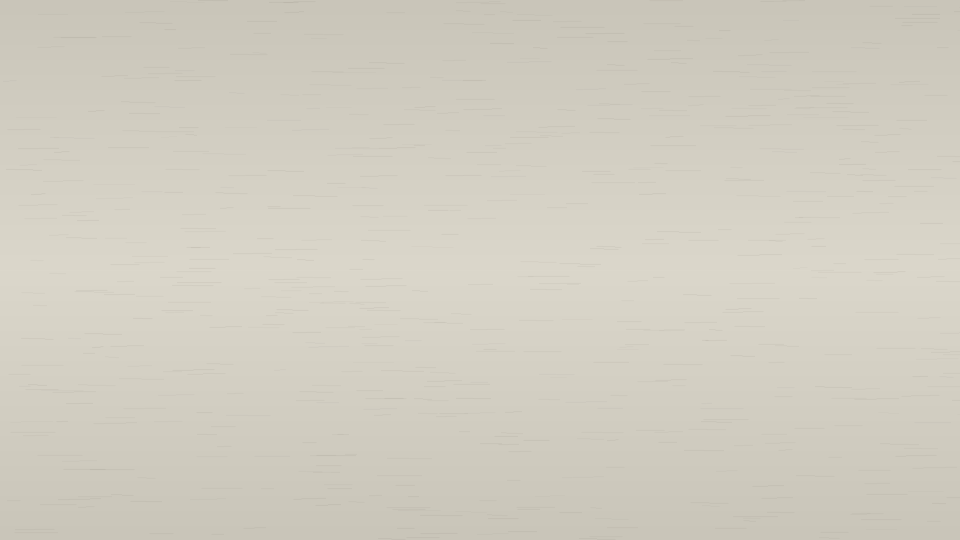
#> input picture tools/youtuber_style/assets/11_newspaper_paper_plate.png, 1920 x 1080 px, found by its file name (shown at 1/2 size)
$ python make_torn_paper_card.py
#> lines starting #> are read from the running program, lines starting #| are printed output that depends on the picture; after the words box and inside, x2 and y2 are one past the last pixel; in counts of white or black regions, pixels touching at a corner belong together
#!/usr/bin/env python3
"""Bake the torn paper clipping card from the paper texture plate.

The torn alpha edge is baked into real pixels (seeded, deterministic), so the
C++ pack consumes a plain image layer: no RoughenEdges effect crosses the
render-plan emitter, which cannot write it.
"""
from __future__ import annotations

import random
from pathlib import Path

from PIL import Image, ImageDraw

HERE = Path(__file__).resolve().parent
TEMPLATE = HERE.parents[1]
PLATE = (TEMPLATE / "catalog/minimal_documentary_backgrounds/assets"
         / "11_newspaper_paper_plate.png")
OUT = TEMPLATE / "assets/archival_timeline_reveal_v1/paper_card.png"
W, H, SEED = 790, 444, 1971


def main() -> None:
    plate = Image.open(PLATE).convert("RGB")
    crop = plate.crop(((1920 - W) // 2, (1080 - H) // 2 - 80,
                       (1920 + W) // 2, (1080 + H) // 2 - 80))
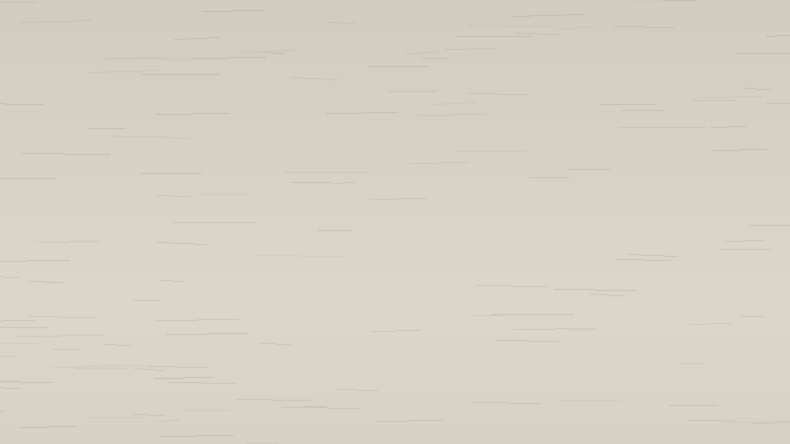
#> crop: PIL image 790x444 RGB; mean R, G, B 214.1, 210.1, 198.1
    rnd = random.Random(SEED)
    step = 14

    def edge(n: int) -> list[int]:
        return [max(0, min(20, int(rnd.gauss(10, 4)))) for _ in range(n + 1)]

    nx, ny = W // step, H // step
    top, bottom, left, right = edge(nx), edge(nx), edge(ny), edge(ny)
    poly = [(i * step, top[i]) for i in range(nx + 1)]
    poly += [(W - right[i], i * step) for i in range(ny + 1)]
    poly += [(W - i * step, H - bottom[nx - i]) for i in range(nx + 1)]
    poly += [(left[ny - i], H - i * step) for i in range(ny + 1)]

    alpha = Image.new("L", (W, H), 0)
#> alpha: PIL image 790x444 L; every value is 0
    ImageDraw.Draw(alpha).polygon(poly, fill=255)
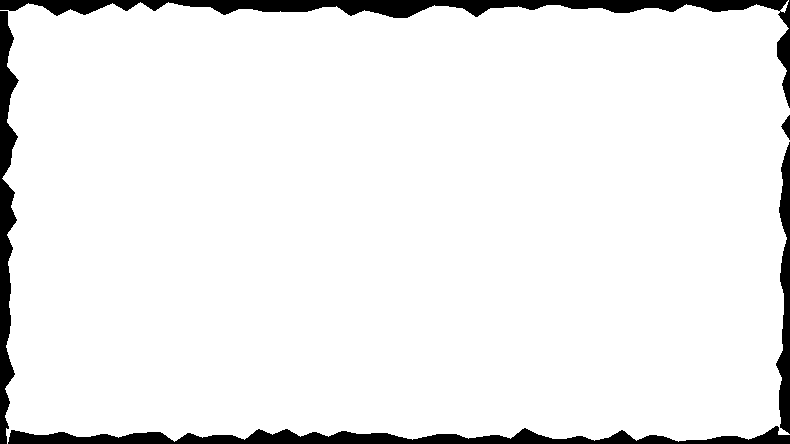
#> alpha: PIL image 790x444 L; 93.8% white; 5 black regions, box (x1, y1, x2, y2) and area: (0, 0, 790, 108) 8174, (8, 426, 790, 444) 6742, (0, 11, 19, 444) 4410, (776, 142, 790, 434) 2353, (781, 115, 790, 140) 120
    card = crop.copy()
    card.putalpha(alpha)
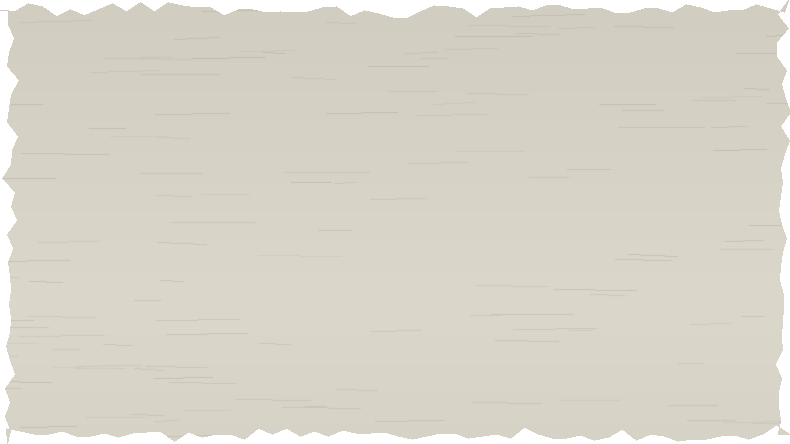
#> card: PIL image 790x444 RGBA; mean R, G, B, A 214.1, 210.1, 198.1, 239.2; transparent parts drawn white
    OUT.parent.mkdir(parents=True, exist_ok=True)
    card.save(OUT)
    print(f"wrote {OUT} {card.size}")
#| wrote assets/archival_timeline_reveal_v1/paper_card.png (790, 444)


if __name__ == "__main__":
    main()
